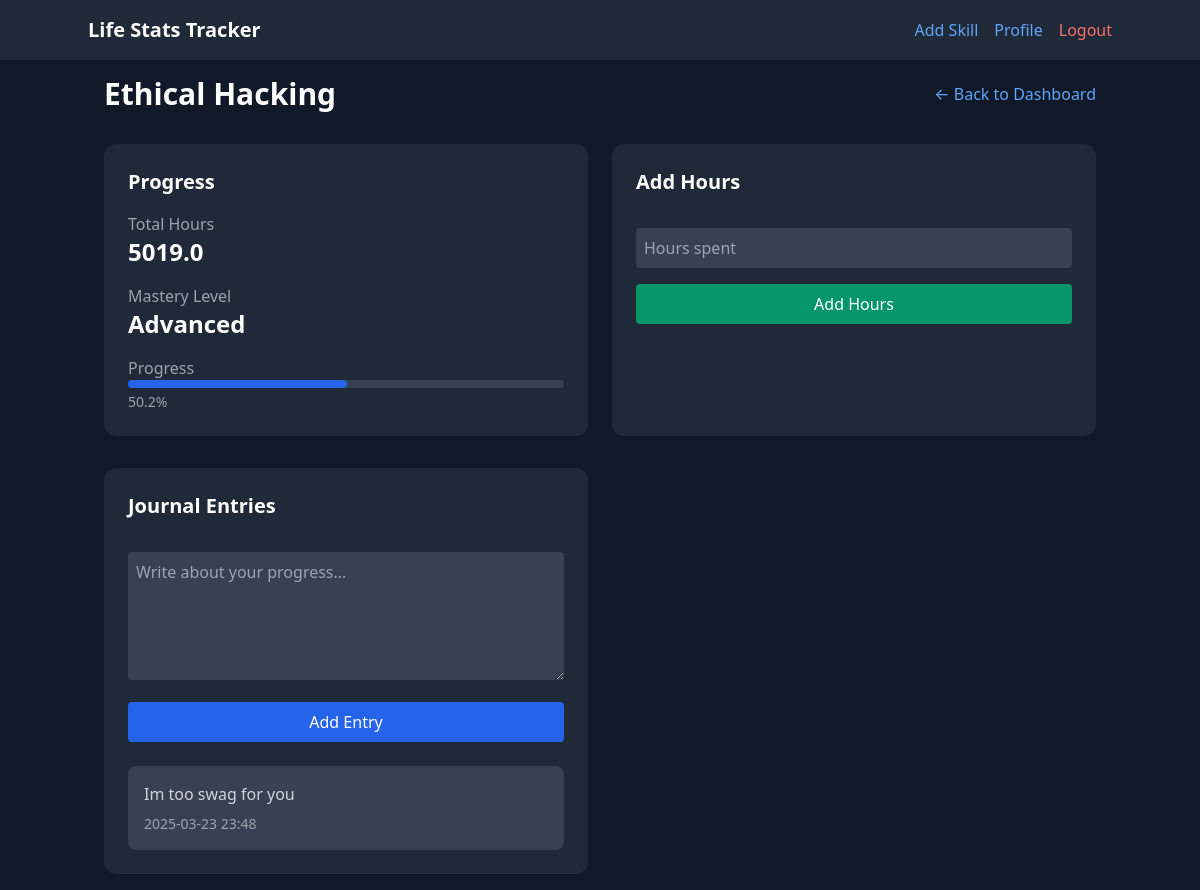
Page /skill/1 (signed in) on the committed database.
### app/models/skill.py (models this page shows, shortened)
class Skill(db.Model):
    __tablename__ = 'skill'
    id = db.Column(db.Integer, primary_key=True)
    name = db.Column(db.String(80), nullable=False)
    description = db.Column(db.Text)
    created_at = db.Column(db.DateTime, default=datetime.utcnow)
    category_id = db.Column(db.Integer, db.ForeignKey('category.id'), nullable=False)
    total_hours = db.Column(db.Float, default=0.0)
    mastery_percentage = db.Column(db.Float, default=0.0)
    level = db.Column(db.Integer, default=1)
    target_hours = db.Column(db.Float, default=10000.0)  # Default to 10,000 hour rule
    level_threshold = db.Column(db.Float, default=10.0)  # Hours needed per level
    journal_entries = db.relationship('JournalEntry', backref='skill', lazy=True)
    def get_level_name(self):
        if self.mastery_percentage < 10:
            return "Novice"
        elif self.mastery_percentage < 25:
            return "Apprentice"
        elif self.mastery_percentage < 50:
            return "Intermediate"
        elif self.mastery_percentage < 75:
            return "Advanced"
        elif self.mastery_percentage < 100:
            return "Expert"
        else:
            return "Master"

class JournalEntry(db.Model):
    __tablename__ = 'journal_entry'
    id = db.Column(db.Integer, primary_key=True)
    content = db.Column(db.Text, nullable=False)
    created_at = db.Column(db.DateTime, default=datetime.utcnow)
    skill_id = db.Column(db.Integer, db.ForeignKey('skill.id'), nullable=False)

### app/routes/main.py (the view)
@bp.route('/skill/<int:skill_id>')
@login_required
def skill_detail(skill_id):
    skill = Skill.query.get_or_404(skill_id)
    if skill.category.user_id != current_user.id:
        return redirect(url_for('main.index'))
    return render_template('skill_detail.html', skill=skill)

### app/__init__.py (called while the page is built)
def create_app(config_class=Config):
    instance_path = os.path.join(os.getcwd(), 'instance')
    app = Flask(__name__, instance_path=instance_path, instance_relative_config=True)
    app.config.from_object(config_class)
    os.makedirs(app.instance_path, exist_ok=True)
    print(f"Instance path: {app.instance_path}")
    db.init_app(app)
    login_manager.init_app(app)
    migrate.init_app(app, db)
    csrf.init_app(app)
    from .models import User, Category, Skill, JournalEntry
    @login_manager.user_loader
    def load_user(user_id):
        return User.query.get(int(user_id))
    from app.routes import auth, skills, main
    app.register_blueprint(auth.bp)
    app.register_blueprint(skills.bp)
    app.register_blueprint(main.bp)
    return app

### app/templates/skill_detail.html (shortened to what this page needs)
{% extends "base.html" %}
{% block content %}
<div class="space-y-8">
    <div class="flex justify-between items-center">
        <h1 class="text-3xl font-bold">{{ skill.name }}</h1>
        <a href="{{ url_for('main.index') }}" class="text-blue-400 hover:text-blue-300">← Back to Dashboard</a>
    </div>
    <div class="grid md:grid-cols-2 gap-6">
        <div class="bg-gray-800 p-6 rounded-xl">
            <h2 class="text-xl font-bold mb-4">Progress</h2>
            <div class="space-y-4">
                <div>
                    <p class="text-gray-400">Total Hours</p>
                    <p class="text-2xl font-bold">{{ skill.total_hours }}</p>
                </div>
                <div>
                    <p class="text-gray-400">Mastery Level</p>
                    <p class="text-2xl font-bold">{{ skill.get_level_name() }}</p>
                </div>
                <div>
                    <p class="text-gray-400">Progress</p>
                    <div class="w-full bg-gray-700 rounded-full h-2">
                        <div class="bg-blue-600 h-2 rounded-full" style="width: {{ skill.mastery_percentage }}%"></div>
                    </div>
                    <p class="text-sm text-gray-400 mt-1">{{ "%.1f"|format(skill.mastery_percentage) }}%</p>
                </div>
            </div>
        </div>
        <div class="bg-gray-800 p-6 rounded-xl">
            <h2 class="text-xl font-bold mb-4">Add Hours</h2>
            <form id="add-hours-form" class="space-y-4">
                <input type="number" name="hours" placeholder="Hours spent" step="0.1" min="0" required
                       class="w-full p-2 rounded bg-gray-700 text-white">
                <button type="submit" class="w-full bg-green-600 hover:bg-green-500 text-white px-4 py-2 rounded">
                    Add Hours
                </button>
            </form>
        </div>
    </div>
    <div class="grid md:grid-cols-2 gap-6">
        <div class="bg-gray-800 p-6 rounded-xl">
            <h2 class="text-xl font-bold mb-4">Journal Entries</h2>
            <form id="journal-form" class="space-y-4">
                <textarea name="content" placeholder="Write about your progress..." required
                          class="w-full p-2 rounded bg-gray-700 text-white h-32"></textarea>
                <button type="submit" class="w-full bg-blue-600 hover:bg-blue-500 text-white px-4 py-2 rounded">
                    Add Entry
                </button>
            </form>
            <div class="mt-6 space-y-4">
                {% for entry in skill.journal_entries|sort(attribute='created_at', reverse=true) %}
                <div class="bg-gray-700 p-4 rounded-lg">
                    <p class="text-gray-300">{{ entry.content }}</p>
                    <p class="text-sm text-gray-400 mt-2">{{ entry.created_at.strftime('%Y-%m-%d %H:%M') }}</p>
                </div>
                {% endfor %}
            </div>
        </div>
    </div>
</div>
{% endblock %}

### rows in the picture
Skill: name "Ethical Hacking", total_hours "5019.0", get_level_name "Advanced", mastery_percentage "50.2"
JournalEntry: content "Im too swag for you", created_at "2025-03-23 23:48"
